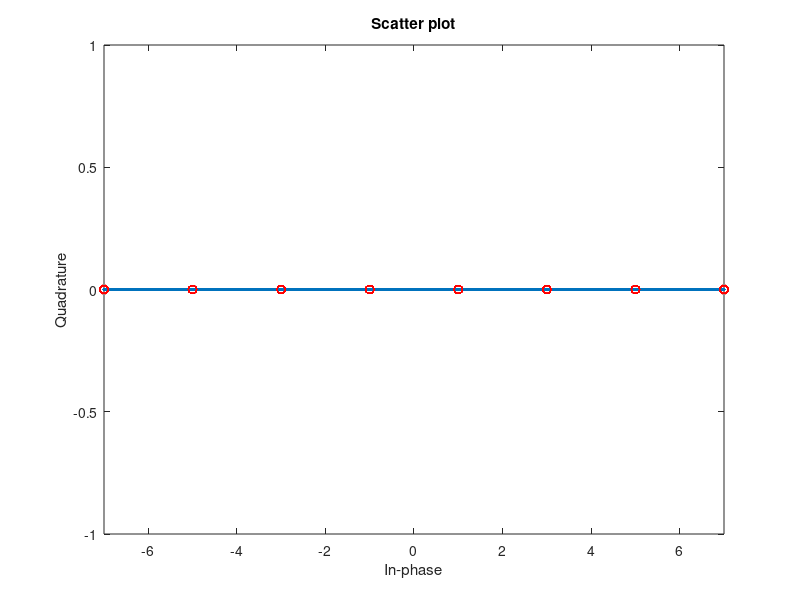

Recreate this plot in MATLAB.
M = 8; % Alphabet size
x = randint(5000,1,M);
% Use 8-ASK modulation to produce y.
y=pammod(x,M);
% Transmit signal through an AWGN channel.
ynoisy = awgn(y,15,'measured');
% Create scatter plot from noisy data.
h = scatterplot(ynoisy,1,0);
hold on;
scatterplot(y,1,0,'or',h); hold off;
